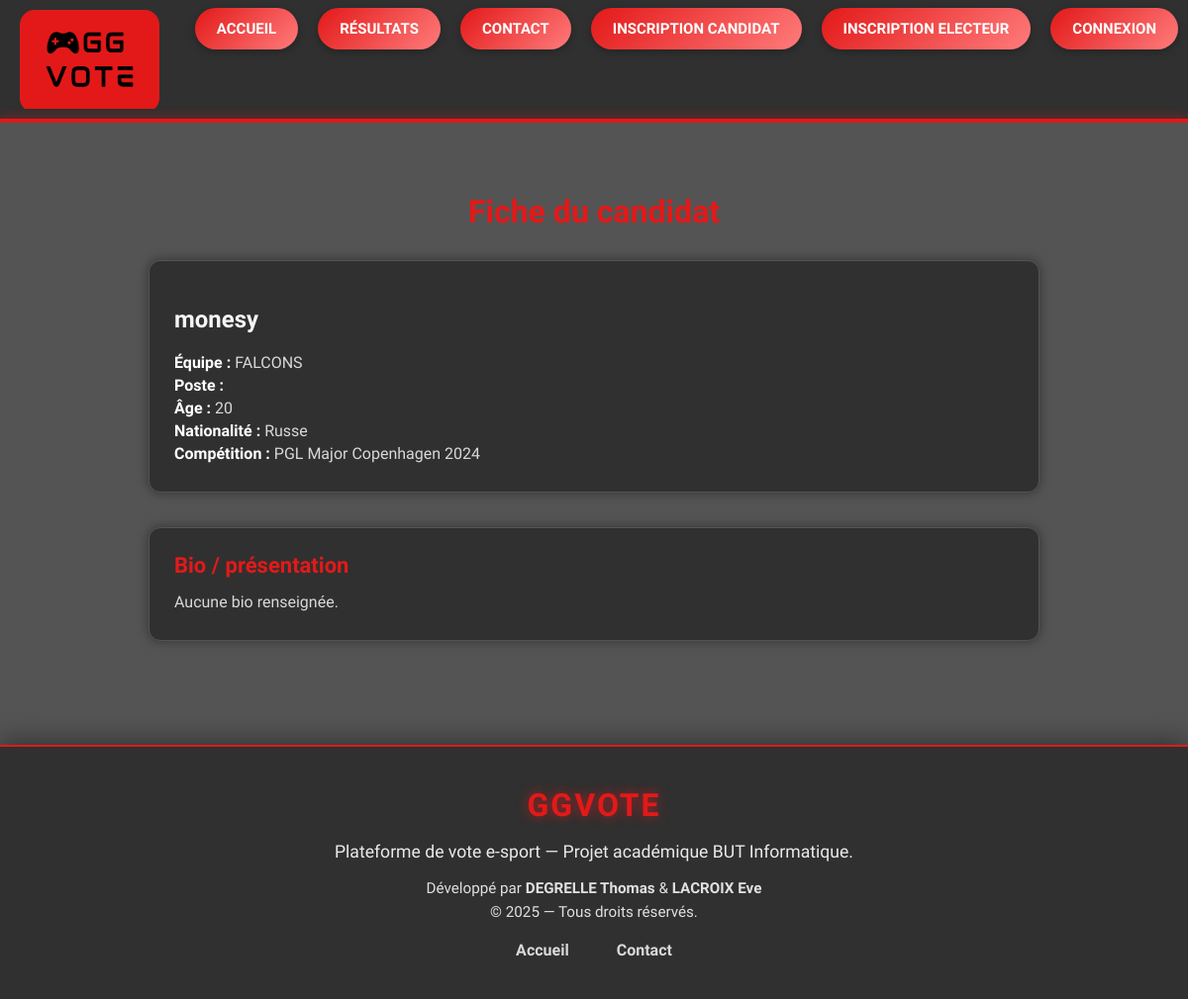
Page /candidat_fiche.php?id=100 on the earlier database version.
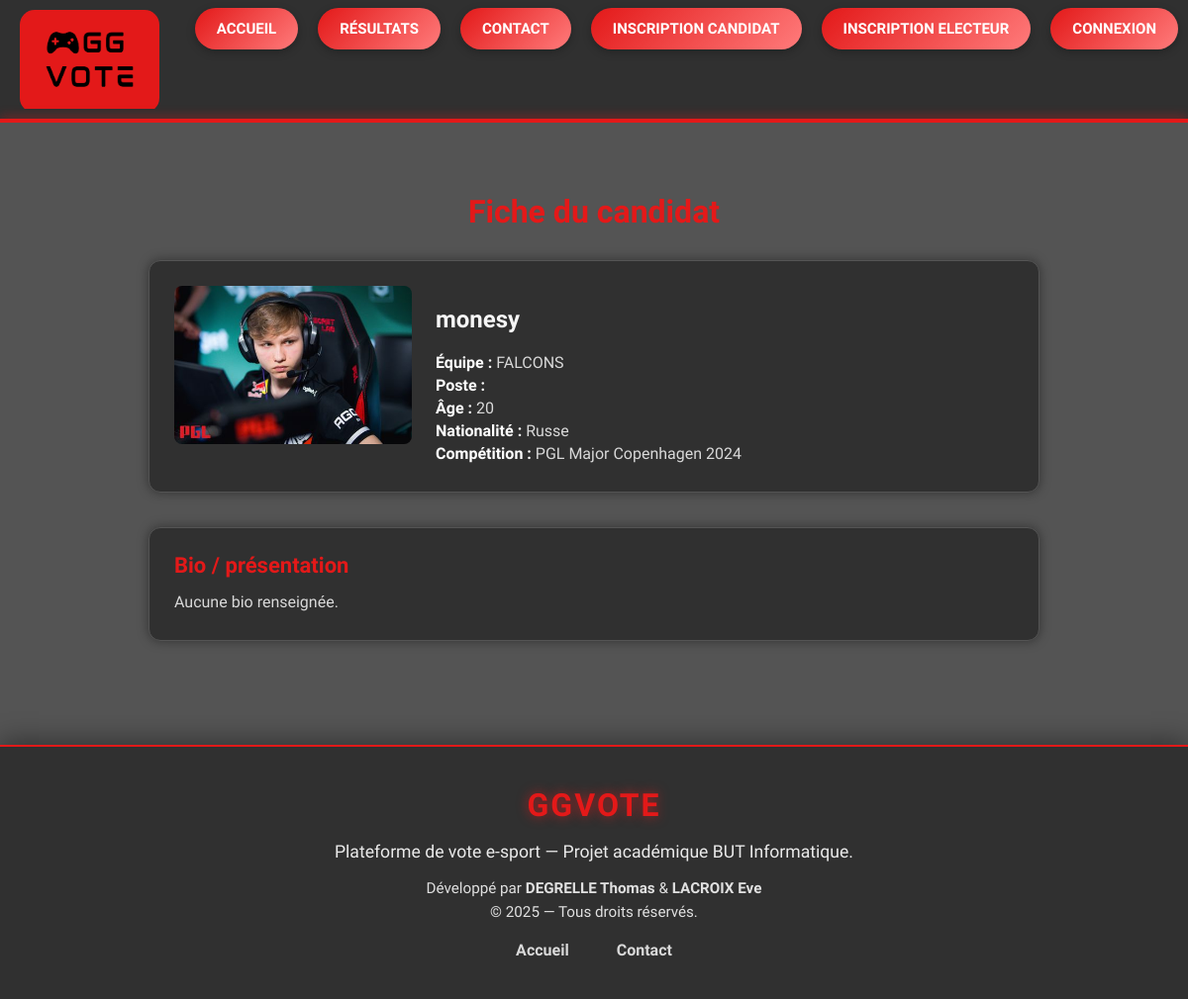
Same page on the later database version.
### tables this page shows
CREATE TABLE IF NOT EXISTS `joueur` (
  `idjoueur` int NOT NULL AUTO_INCREMENT,
  `pseudo` varchar(45) NOT NULL,
  `equipe` varchar(70) DEFAULT NULL,
  `age` int DEFAULT NULL,
  `nationalite` varchar(45) DEFAULT NULL,
  `poste` varchar(45) DEFAULT NULL,
  `idadmin` int NOT NULL,
  `idcompetition` int NOT NULL,
  `photo` varchar(255) DEFAULT NULL,
  `email_candidat` varchar(255) DEFAULT NULL,
  `mdp_candidat` varchar(255) DEFAULT NULL,
  `bio_candidat` text,
  `lien_media` varchar(255) DEFAULT NULL,
  `candidature_complete` tinyint(1) NOT NULL DEFAULT '1',
  `candidature_validee` tinyint(1) NOT NULL DEFAULT '1',
  PRIMARY KEY (`idjoueur`),
  KEY `fk_joueur_admin` (`idadmin`),
  KEY `fk_joueur_compet` (`idcompetition`)
);

CREATE TABLE IF NOT EXISTS `competition` (
  `idcompetition` int NOT NULL AUTO_INCREMENT,
  `nom_compet` varchar(255) NOT NULL,
  `date_debut` date NOT NULL,
  `date_fin` date NOT NULL,
  `statut` varchar(45) NOT NULL,
  `idadmin` int NOT NULL,
  `idjeu` int NOT NULL,
  PRIMARY KEY (`idcompetition`),
  KEY `fk_compet_admin` (`idadmin`),
  KEY `fk_compet_jeu` (`idjeu`)
);

### candidat_fiche.php (the view, shortened to what this page needs)
<?php
require 'header.php';
$connexion = dbconnect();
$idjoueur = isset($_GET['id']) ? (int)$_GET['id'] : 0;
$sql = "SELECT j.*, c.nom_compet
        FROM joueur j
        LEFT JOIN competition c ON c.idcompetition = j.idcompetition
        WHERE j.idjoueur = :id
          AND j.candidature_validee = 1";
$stmt = $connexion->prepare($sql);
$stmt->execute([':id' => $idjoueur]);
$cand = $stmt->fetch(PDO::FETCH_ASSOC);
?>
<div class="profil-container">
    <h1 class="profil-title">Fiche du candidat</h1>
    <section class="profil-card">
        <div style="display:flex; gap:24px; align-items:flex-start; flex-wrap:wrap;">
            <?php if (!empty($cand['photo'])): ?>
                <div>
                    <img src="images/<?= htmlspecialchars($cand['photo']) ?>"
                         alt="<?= htmlspecialchars($cand['pseudo']) ?>"
                         style="max-width:240px;border-radius:8px;">
                </div>
            <?php endif; ?>
            <div>
                <h2><?= htmlspecialchars($cand['pseudo']) ?></h2>
                <p><strong>Équipe :</strong> <?= htmlspecialchars($cand['equipe'] ?? '—') ?></p>
                <p><strong>Poste :</strong> <?= htmlspecialchars($cand['poste'] ?? '—') ?></p>
                <p><strong>Âge :</strong> <?= $cand['age'] ? (int)$cand['age'] : '—' ?></p>
                <p><strong>Nationalité :</strong> <?= htmlspecialchars($cand['nationalite'] ?? '—') ?></p>
                <p><strong>Compétition :</strong> <?= htmlspecialchars($cand['nom_compet'] ?? '—') ?></p>
            </div>
        </div>
    </section>
    <section class="profil-card">
        <h2 class="profil-card-title">Bio / présentation</h2>
        <p><?= nl2br(htmlspecialchars($cand['bio_candidat'] ?? 'Aucune bio renseignée.')) ?></p>
    </section>
</div>
<?php require 'footer.php'; ?>

Differences in the rows shown:
changed joueur "monesy": photo empty → "monesy.jpg" (drawn); photo+pseudo: picture added
